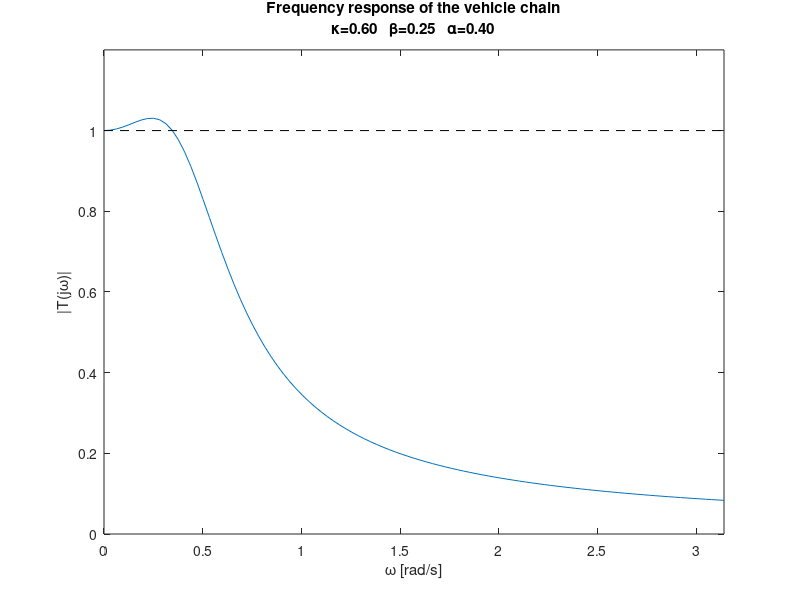

Write MATLAB code to recreate this figure.
%% Create frequency response plots for the vehicle chain with time delay

clear; %close all; clc;

%% Calculate frequency response
% parameters
kappa=0.6;
alpha=0.4;
beta=0.25;	% 0.25, 0.40, 0.50

% range of frequencies
ommin=0;
ommax=pi;
dom=(ommax-ommin)/100;
om=ommin:dom:ommax;

% range of magnitude on frequency response plot
Mmin=0;
Mmax=1.2;
Pmin=-0.5;
Pmax=2;

% transfer function
T=(alpha*kappa+beta*1i.*om)./...
  (-om.^2+(beta+alpha)*1i.*om+alpha*kappa);
M=abs(T);

%% Plot frequency response
figure(1); clf; hold on; box on;
plot(om,M);
plot([ommin,ommax],[1,1],'k--');
xlabel('\omega [rad/s]');
ylabel('|T(j\omega)|');
axis([ommin,ommax,Mmin,Mmax]);
title(['Frequency response of the vehicle chain',10,...
       '\kappa=',num2str(kappa,'%3.2f'),...
       '   \beta=',num2str(beta,'%3.2f'),'   \alpha=',num2str(alpha,'%3.2f')]);